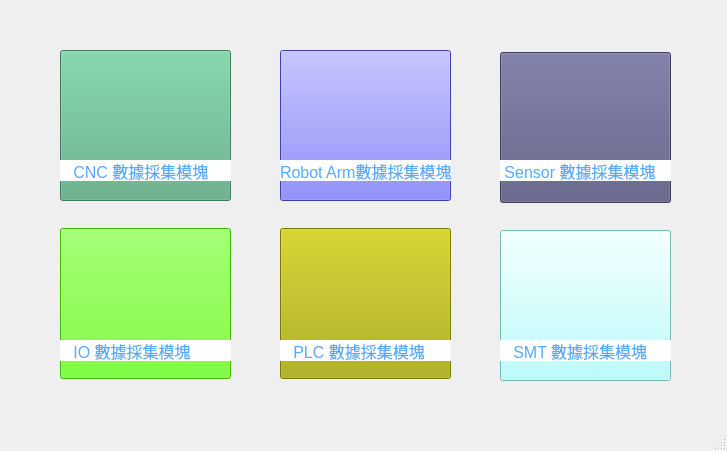
<?xml version="1.0" encoding="UTF-8"?>
<ui version="4.0">
 <class>MainWindow</class>
 <widget class="QMainWindow" name="MainWindow">
  <property name="geometry">
   <rect>
    <x>0</x>
    <y>0</y>
    <width>727</width>
    <height>451</height>
   </rect>
  </property>
  <property name="windowTitle">
   <string>EdgeBox</string>
  </property>
  <property name="styleSheet">
   <string notr="true">QMainWindow{
	background:rgb(230, 230, 230);
	border-image:url('C:\Users\liu\Desktop\IOT\GITHUB\First1\EdgeBox\01\main.png');
}</string>
  </property>
  <widget class="QWidget" name="centralwidget">
   <widget class="QPushButton" name="pushButton">
    <property name="geometry">
     <rect>
      <x>280</x>
      <y>50</y>
      <width>171</width>
      <height>151</height>
     </rect>
    </property>
    <property name="font">
     <font>
      <pointsize>23</pointsize>
      <weight>75</weight>
      <bold>true</bold>
     </font>
    </property>
    <property name="styleSheet">
     <string notr="true">QPushButton{
	background:rgb(85, 85, 255);
}</string>
    </property>
    <property name="text">
     <string/>
    </property>
   </widget>
   <widget class="QPushButton" name="pushButton_2">
    <property name="geometry">
     <rect>
      <x>60</x>
      <y>50</y>
      <width>171</width>
      <height>151</height>
     </rect>
    </property>
    <property name="font">
     <font>
      <pointsize>25</pointsize>
      <weight>75</weight>
      <bold>true</bold>
     </font>
    </property>
    <property name="styleSheet">
     <string notr="true">QPushButton{
	background:rgb(85, 170, 127);
	
}</string>
    </property>
    <property name="text">
     <string/>
    </property>
   </widget>
   <widget class="QPushButton" name="pushButton_3">
    <property name="geometry">
     <rect>
      <x>500</x>
      <y>52</y>
      <width>171</width>
      <height>151</height>
     </rect>
    </property>
    <property name="font">
     <font>
      <pointsize>25</pointsize>
      <weight>75</weight>
      <bold>true</bold>
     </font>
    </property>
    <property name="styleSheet">
     <string notr="true">QPushButton{
	background:rgb(85, 85, 127);
	color:rgb(85, 170, 255);
}</string>
    </property>
    <property name="text">
     <string/>
    </property>
   </widget>
   <widget class="QPushButton" name="pushButton_4">
    <property name="geometry">
     <rect>
      <x>60</x>
      <y>228</y>
      <width>171</width>
      <height>151</height>
     </rect>
    </property>
    <property name="font">
     <font>
      <pointsize>25</pointsize>
      <weight>75</weight>
      <bold>true</bold>
     </font>
    </property>
    <property name="styleSheet">
     <string notr="true">QPushButton{
	background:rgb(85, 255, 0);
}</string>
    </property>
    <property name="text">
     <string/>
    </property>
   </widget>
   <widget class="QPushButton" name="pushButton_5">
    <property name="geometry">
     <rect>
      <x>280</x>
      <y>228</y>
      <width>171</width>
      <height>151</height>
     </rect>
    </property>
    <property name="font">
     <font>
      <pointsize>25</pointsize>
      <weight>75</weight>
      <bold>true</bold>
     </font>
    </property>
    <property name="styleSheet">
     <string notr="true">QPushButton{
	background:rgb(170, 170, 0);
}</string>
    </property>
    <property name="text">
     <string/>
    </property>
   </widget>
   <widget class="QPushButton" name="pushButton_6">
    <property name="geometry">
     <rect>
      <x>500</x>
      <y>230</y>
      <width>171</width>
      <height>151</height>
     </rect>
    </property>
    <property name="font">
     <font>
      <pointsize>25</pointsize>
      <weight>75</weight>
      <bold>true</bold>
     </font>
    </property>
    <property name="styleSheet">
     <string notr="true">QPushButton{
	background:rgb(170, 255, 255);
}</string>
    </property>
    <property name="text">
     <string/>
    </property>
   </widget>
   <widget class="QLabel" name="label">
    <property name="geometry">
     <rect>
      <x>60</x>
      <y>160</y>
      <width>171</width>
      <height>21</height>
     </rect>
    </property>
    <property name="font">
     <font>
      <pointsize>12</pointsize>
     </font>
    </property>
    <property name="styleSheet">
     <string notr="true">QLabel{
	background:rgb(255, 255, 255);
	color:rgb(85, 170, 255);
}</string>
    </property>
    <property name="text">
     <string>   CNC 數據採集模塊</string>
    </property>
   </widget>
   <widget class="QLabel" name="label_2">
    <property name="geometry">
     <rect>
      <x>280</x>
      <y>160</y>
      <width>171</width>
      <height>21</height>
     </rect>
    </property>
    <property name="font">
     <font>
      <pointsize>12</pointsize>
     </font>
    </property>
    <property name="styleSheet">
     <string notr="true">QLabel{
	background:rgb(255, 255, 255);
	color:rgb(85, 170, 255);;
}</string>
    </property>
    <property name="text">
     <string>Robot Arm數據採集模塊</string>
    </property>
   </widget>
   <widget class="QLabel" name="label_3">
    <property name="geometry">
     <rect>
      <x>500</x>
      <y>160</y>
      <width>171</width>
      <height>21</height>
     </rect>
    </property>
    <property name="font">
     <font>
      <pointsize>12</pointsize>
     </font>
    </property>
    <property name="styleSheet">
     <string notr="true">QLabel{
	background:rgb(255, 255, 255);
	color:rgb(85, 170, 255);
}</string>
    </property>
    <property name="text">
     <string> Sensor 數據採集模塊</string>
    </property>
   </widget>
   <widget class="QLabel" name="label_4">
    <property name="geometry">
     <rect>
      <x>60</x>
      <y>340</y>
      <width>171</width>
      <height>21</height>
     </rect>
    </property>
    <property name="font">
     <font>
      <pointsize>12</pointsize>
     </font>
    </property>
    <property name="styleSheet">
     <string notr="true">QLabel{
	background:rgb(255, 255, 255);
	color:rgb(85, 170, 255);
}</string>
    </property>
    <property name="text">
     <string>   IO 數據採集模塊</string>
    </property>
   </widget>
   <widget class="QLabel" name="label_5">
    <property name="geometry">
     <rect>
      <x>280</x>
      <y>340</y>
      <width>171</width>
      <height>21</height>
     </rect>
    </property>
    <property name="font">
     <font>
      <pointsize>12</pointsize>
     </font>
    </property>
    <property name="styleSheet">
     <string notr="true">QLabel{
	background:rgb(255, 255, 255);
	color:rgb(85, 170, 255);
}</string>
    </property>
    <property name="text">
     <string>   PLC 數據採集模塊</string>
    </property>
   </widget>
   <widget class="QLabel" name="label_6">
    <property name="geometry">
     <rect>
      <x>500</x>
      <y>340</y>
      <width>171</width>
      <height>21</height>
     </rect>
    </property>
    <property name="font">
     <font>
      <pointsize>12</pointsize>
     </font>
    </property>
    <property name="styleSheet">
     <string notr="true">QLabel{
	background:rgb(255, 255, 255);
	color:rgb(85, 170, 255);
}</string>
    </property>
    <property name="text">
     <string>   SMT 數據採集模塊</string>
    </property>
   </widget>
  </widget>
  <widget class="QMenuBar" name="menubar">
   <property name="geometry">
    <rect>
     <x>0</x>
     <y>0</y>
     <width>727</width>
     <height>23</height>
    </rect>
   </property>
  </widget>
  <widget class="QStatusBar" name="statusbar"/>
 </widget>
 <resources/>
 <connections/>
</ui>
